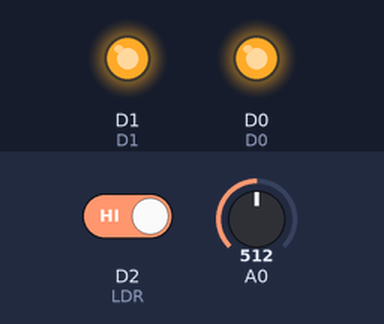
The sketch below on a simulated ESP8266 (NodeMCU). On the bench: output pins drawn as LEDs (lit = HIGH). Inputs (shaded band) come from the test bench; at power-on: D2 (LDR) HIGH, A0 = 512. WiFi joins after 1.5 s; servers stay silent unless stated; uploads are accepted with an empty reply; what the sketch prints to the serial monitor is not drawn.

Above: at 3.7 s.
3.8 s: D2 (LDR) driven LOW
At 4.3 s:
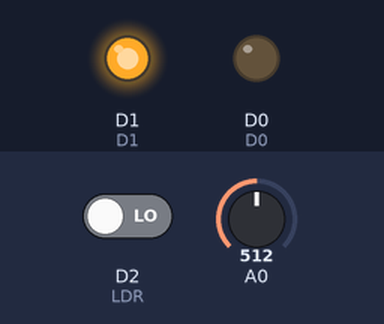
5.3 s: D2 (LDR) driven HIGH
At 7.9 s:
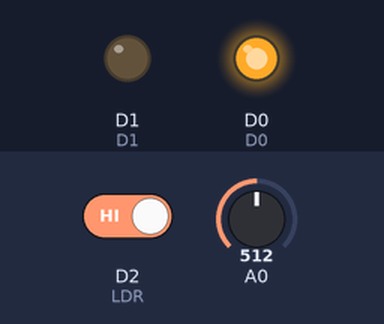
Timing chart, 0 to 9.4 s (numbered marks = the images above; inputs shaded):
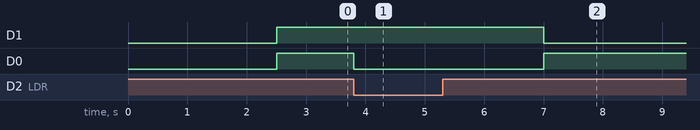

Measured:
- after the input at 3.8 s, D0: HIGH → LOW at once
- after the input at 5.3 s, D1: HIGH → LOW after 1.7 s; D0: LOW → HIGH after 1.7 s

The sketch:

IBIMS.ino
```cpp
#include <ESP8266WiFi.h>
#include <ESP8266HTTPClient.h>
#include <WiFiClientSecure.h>

const char* ssid = "Your WiFi SSID";
const char* password = "Your WiFi Password";
const char* DeploymentID = "Paste Deployment ID";

bool status = false;
int D0 = 16;
int D1 = 5;
int LDR = 4; // Pin D2

void ConnectToWifi() {
  Serial.print("Connecting to WIFI");
  WiFi.begin(ssid, password);
  while (WiFi.status() != WL_CONNECTED) {
    delay(500);
    Serial.print(".");
  }
  Serial.println("\nIIOT node Online");
}

void sendDataToCloud(String statusLabel, int sensorVal) {
  int retryCount = 0;
  int maxRetries = 3;
  bool success = false;

  Serial.println(">>> Starting Cloud Sync...");

  while (retryCount < maxRetries && !success) {
    WiFiClientSecure client;
    client.setInsecure();
    HTTPClient http;

    http.setTimeout(5000); // Increased for stability
    String Url = "Paste the URL" + String(DeploymentID) + "/exec?status=" + statusLabel + "&val=" + String(sensorVal);

    http.setReuse(false);
    if (http.begin(client, Url)) {
      http.setFollowRedirects(HTTPC_STRICT_FOLLOW_REDIRECTS);
      int httpCode = http.GET();

      if (httpCode > 0) {
        Serial.println("Cloud Sync Successful: " + statusLabel);
        success = true; // CRITICAL: Stop the loop on success
      } else {
        Serial.println("Cloud Sync Failed. Code: " + String(httpCode));
        retryCount++; // Increment retry count
        delay(1000);  // Power recovery delay
      }
      http.end();
    }
    client.stop();
  } // BRACKET WAS MISSING HERE
}

void setup() {
  Serial.begin(115200);
  delay(1000);
  Serial.println("\n--- SYSTEM BOOTING ---");

  ConnectToWifi();

  pinMode(A0, INPUT);
  pinMode(LDR, INPUT);
  pinMode(D0, OUTPUT);
  pinMode(D1, OUTPUT);

  digitalWrite(D0, HIGH);
  digitalWrite(D1, HIGH);

  Serial.println("Inventory System Ready.");
}

void loop() {
  int val = analogRead(A0);
  int itemPresent = digitalRead(LDR); // HIGH typically means light is blocked (Dark)

  // 1. PLACED LOGIC: Piezo spike AND LDR confirms item is there (LOW or HIGH depending on module)
  // Check if your LDR module is LOW when covered or HIGH when covered.
  // Most digital LDR modules are LOW when light is detected and HIGH when blocked.
  if (val > 40 && status == false && itemPresent == LOW) {
    Serial.println("Motion Detected: PLACING (Val: " + String(val) + ")");
    digitalWrite(D0, LOW);  // Red ON
    digitalWrite(D1, HIGH);
    status = true;
    delay(1000);

    sendDataToCloud("Placed", val);

    delay(2000);
  }

  // 2. PICKED LOGIC: Small jolt AND LDR confirms item is gone
  else if (val > 4 && status == true && itemPresent == HIGH) {
    Serial.println("Motion Detected: PICKING (Val: " + String(val) + ")");
    digitalWrite(D1, LOW);  // Green ON
    digitalWrite(D0, HIGH);
    status = false;
    delay(1000);

    sendDataToCloud("Picked", val);

    delay(2000);
  }
}
```
